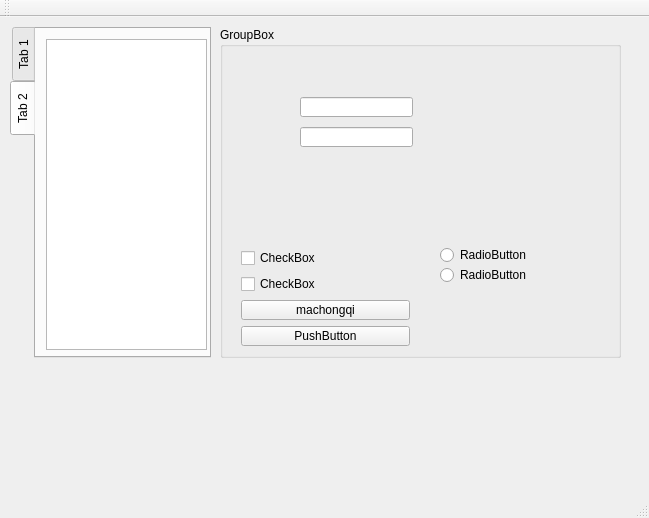
<?xml version="1.0" encoding="UTF-8"?>
<ui version="4.0">
 <class>MainWindow</class>
 <widget class="QMainWindow" name="MainWindow">
  <property name="geometry">
   <rect>
    <x>0</x>
    <y>0</y>
    <width>649</width>
    <height>518</height>
   </rect>
  </property>
  <property name="windowTitle">
   <string>MainWindow</string>
  </property>
  <widget class="QWidget" name="centralWidget">
   <widget class="QGroupBox" name="groupBox">
    <property name="geometry">
     <rect>
      <x>220</x>
      <y>10</y>
      <width>401</width>
      <height>331</height>
     </rect>
    </property>
    <property name="title">
     <string>GroupBox</string>
    </property>
    <widget class="QWidget" name="verticalLayoutWidget">
     <property name="geometry">
      <rect>
       <x>10</x>
       <y>210</y>
       <width>191</width>
       <height>120</height>
      </rect>
     </property>
     <layout class="QVBoxLayout" name="verticalLayout">
      <item>
       <widget class="QCheckBox" name="checkBox">
        <property name="text">
         <string>CheckBox</string>
        </property>
       </widget>
      </item>
      <item>
       <widget class="QCheckBox" name="checkBox_2">
        <property name="text">
         <string>CheckBox</string>
        </property>
       </widget>
      </item>
      <item>
       <widget class="QPushButton" name="pushButton">
        <property name="text">
         <string>machongqi</string>
        </property>
       </widget>
      </item>
      <item>
       <widget class="QPushButton" name="pushButton_2">
        <property name="text">
         <string>PushButton</string>
        </property>
       </widget>
      </item>
     </layout>
    </widget>
    <widget class="QRadioButton" name="radioButton">
     <property name="geometry">
      <rect>
       <x>220</x>
       <y>220</y>
       <width>189</width>
       <height>16</height>
      </rect>
     </property>
     <property name="text">
      <string>RadioButton</string>
     </property>
    </widget>
    <widget class="QRadioButton" name="radioButton_2">
     <property name="geometry">
      <rect>
       <x>220</x>
       <y>240</y>
       <width>89</width>
       <height>16</height>
      </rect>
     </property>
     <property name="text">
      <string>RadioButton</string>
     </property>
    </widget>
    <widget class="QLineEdit" name="lineEdit">
     <property name="geometry">
      <rect>
       <x>80</x>
       <y>70</y>
       <width>113</width>
       <height>20</height>
      </rect>
     </property>
    </widget>
    <widget class="QLineEdit" name="lineEdit_2">
     <property name="geometry">
      <rect>
       <x>80</x>
       <y>100</y>
       <width>113</width>
       <height>20</height>
      </rect>
     </property>
    </widget>
   </widget>
   <widget class="QTabWidget" name="tabWidget">
    <property name="geometry">
     <rect>
      <x>10</x>
      <y>10</y>
      <width>201</width>
      <height>331</height>
     </rect>
    </property>
    <property name="styleSheet">
     <string notr="true"/>
    </property>
    <property name="tabPosition">
     <enum>QTabWidget::West</enum>
    </property>
    <property name="tabShape">
     <enum>QTabWidget::Rounded</enum>
    </property>
    <property name="currentIndex">
     <number>1</number>
    </property>
    <widget class="QWidget" name="tab">
     <attribute name="title">
      <string>Tab 1</string>
     </attribute>
     <widget class="QTreeView" name="treeView">
      <property name="geometry">
       <rect>
        <x>10</x>
        <y>10</y>
        <width>161</width>
        <height>311</height>
       </rect>
      </property>
      <property name="frameShape">
       <enum>QFrame::StyledPanel</enum>
      </property>
     </widget>
    </widget>
    <widget class="QWidget" name="tab_2">
     <attribute name="title">
      <string>Tab 2</string>
     </attribute>
     <widget class="QTextBrowser" name="textBrowser">
      <property name="geometry">
       <rect>
        <x>10</x>
        <y>10</y>
        <width>161</width>
        <height>311</height>
       </rect>
      </property>
     </widget>
    </widget>
   </widget>
  </widget>
  <widget class="QMenuBar" name="menuBar">
   <property name="geometry">
    <rect>
     <x>0</x>
     <y>0</y>
     <width>649</width>
     <height>23</height>
    </rect>
   </property>
  </widget>
  <widget class="QToolBar" name="mainToolBar">
   <attribute name="toolBarArea">
    <enum>TopToolBarArea</enum>
   </attribute>
   <attribute name="toolBarBreak">
    <bool>false</bool>
   </attribute>
  </widget>
  <widget class="QStatusBar" name="statusBar"/>
 </widget>
 <layoutdefault spacing="6" margin="11"/>
 <resources/>
 <connections/>
</ui>
